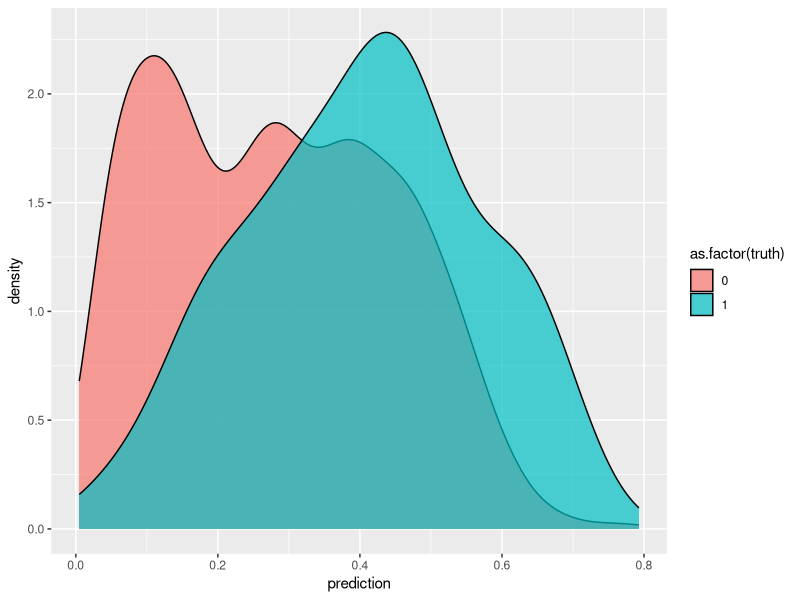
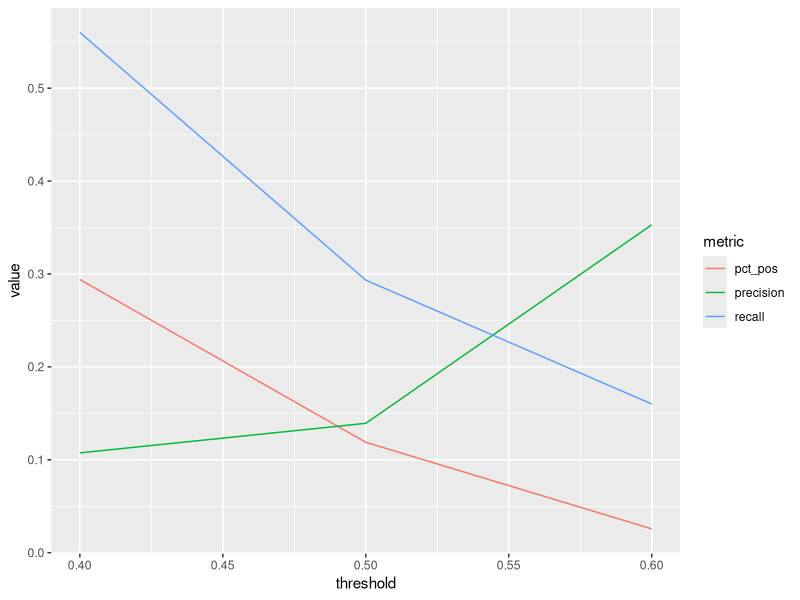
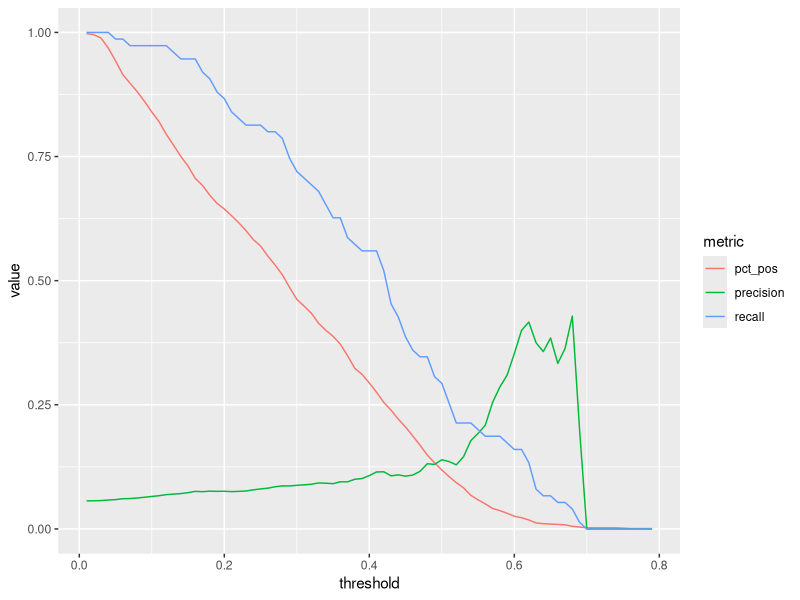

Generate these figures, in order, with R:
## ---- chunk 1
knitr::opts_chunk$set(echo = TRUE, fig.retina = 4)
library(tidyverse)
## ---- chunk 2
# read in model output w/ prediction scores & actual condition values
test_probs <- read_csv("test_predictions.csv")

# take a look
ggplot(test_probs, aes(prediction, fill = as.factor(truth))) +
    geom_density(alpha = 0.7)
## ---- chunk 3
positive_case <- 1 # treat 1 as positive case
thresholds <- c(0.4, 0.5, 0.6) # view recall and precision at these thresholds
truth_bool <- test_probs$truth == positive_case

# create variable with TRUE for scores over threshhold
predict_40 <- test_probs$prediction > thresholds[1]
true_pos_40 <- sum(predict_40 & truth_bool) # these yield logicals
true_neg_40 <- sum(!predict_40 & !truth_bool)
false_pos_40 <- sum(predict_40 & !truth_bool) # They're the 4 accuracy rates
false_neg_40 <- sum(!predict_40 & truth_bool)
n <- length(predict_40)
# calculate precision
precision_40 <- ifelse(true_pos_40 + false_pos_40 == 0, 0, true_pos_40 / (true_pos_40 + false_pos_40))
# calculate recall (is this similar to specificity?)
recall_40 <- ifelse(true_pos_40 + false_neg_40 == 0, 0, true_pos_40 / (true_pos_40 + false_neg_40))
# percentage of set predicted positive
pct_pos_40 <- (true_pos_40 + false_pos_40) / n
metrics_40 <- list(
    threshold = thresholds[1], 
    precision = precision_40, 
    recall = recall_40, 
    pct_pos = pct_pos_40
)

# same as above for next threshold
predict_50 <- test_probs$prediction > thresholds[2]
true_pos_50 <- sum(predict_50 & truth_bool)
true_neg_50 <- sum(!predict_50 & !truth_bool)
false_pos_50 <- sum(predict_50 & !truth_bool)
false_neg_50 <- sum(!predict_50 & truth_bool)
n <- length(predict_50)
precision_50 <- ifelse(true_pos_50 + false_pos_50 == 0, 0, true_pos_50 / (true_pos_50 + false_pos_50))
recall_50 <- ifelse(true_pos_50 + false_neg_50 == 0, 0, true_pos_50 / (true_pos_50 + false_neg_50))
pct_pos_50 <- (true_pos_50 + false_pos_50) / n
metrics_50 <- list(
    threshold = thresholds[2], 
    precision = precision_50, 
    recall = recall_50, 
    pct_pos = pct_pos_50
)

# etcetera
predict_60 <- test_probs$prediction > thresholds[3]
true_pos_60 <- sum(predict_60 & truth_bool)
true_neg_60 <- sum(!predict_60 & !truth_bool)
false_pos_60 <- sum(predict_60 & !truth_bool)
false_neg_60 <- sum(!predict_60 & truth_bool)
n <- length(predict_60)
precision_60 <- ifelse(true_pos_60 + false_pos_60 == 0, 0, true_pos_60 / (true_pos_60 + false_pos_60))
recall_60 <- ifelse(true_pos_60 + false_neg_60 == 0, 0, true_pos_60 / (true_pos_60 + false_neg_60))
pct_pos_60 <- (true_pos_60 + false_pos_60) / n
metrics_60 <- list(
    threshold = thresholds[3], 
    precision = precision_60, 
    recall = recall_60, 
    pct_pos = pct_pos_60
)

# combine accuracy statistics for each threshold into one object
classification_report <- bind_rows(as_data_frame(metrics_40), as_data_frame(metrics_50), as_data_frame(metrics_60))
# classification_report <- purrr::map_df(list(metrics_40, metrics_50, metrics_60), ~as_data_frame(.x)) # equivalent to above

# feed to ggplot
classification_report %>% 
    # filter(pct_pos > 0) %>% # not strictly necessary for our data here
    gather("metric", "value", 2:4) %>% 
    ggplot(aes(threshold, value, color = metric)) +
    geom_line()
## ---- chunk 4
# define a function, thresholds, with a for loop to run inner function, metrics, for every value of num_thresholds
# input is a data set (set), number of thresholds (num_thresholds), and the number to use as the positive case (usually 1)
thresholds <- function(set, num_thresholds, positive_case) {
  # pre-allowcate memory for for loop output by creating classification_report
threshold <- tibble(threshold = vector("double", num_thresholds))
precision <- tibble(precision = vector("double", num_thresholds))
recall <- tibble(recall = vector("double", num_thresholds))
pct_pos <- tibble(pct_pos = vector("double", num_thresholds))
classification_report <- bind_cols(threshold, precision, recall, pct_pos)
i <- 1
# iterate over 100 rows of classification_report & calculate metrics for each threshold
  for (i in (i:num_thresholds)) {
    thresh <- (i/num_thresholds)
    classification_report[i,] <- as_data_frame(metrics(set, thresh, positive_case))[1,]
  }
  return(classification_report);
}

# define a function, metrics, for figuring precision & recall
# takes a dataset, a threshold, and the value to be used as the positive case
# returns the threshold, precision, recall & percent marked positive as a list
metrics <- function(set, threshold, positive_case) {
  # redefining this within the scope of this function for flexibility
  truth_bool <- test_probs$truth == positive_case
  # create variable with TRUE for scores over threshhold
  predict <- set$prediction > threshold
  true_pos <- sum(predict & truth_bool) # I think these yield logicals
  true_neg <- sum(!predict & !truth_bool) # Or maybe 1s & 0s as int
  false_pos <- sum(predict & !truth_bool) # They're the 4 accuracy rates
  false_neg <- sum(!predict & truth_bool)
  n <- length(predict)
  # calculate precision
  precision <- ifelse(true_pos + false_pos == 0, 0, true_pos / (true_pos + false_pos))
  # calculate recall (is this similar to specificity?)
  recall <- ifelse(true_pos + false_neg == 0, 0, true_pos / (true_pos + false_neg))
  # percentage of set predicted positive
  pct_pos <- (true_pos + false_pos) / n
  metrics <- list(
      thresholds = threshold, 
      precision = precision, 
      recall = recall, 
      pct_pos = pct_pos)
  return(metrics);
}

# Run thresholds w/ data, 100 thresholds, 1 = positive; pass output to ggplot
# Try it with other numbers of thresholds! 1000, 300, 50
thresholds(test_probs, 100, 1) %>% 
    filter(pct_pos > 0) %>%
    gather("metric", "value", 2:4) %>% 
    ggplot(aes(threshold, value, color = metric)) +
    geom_line()
